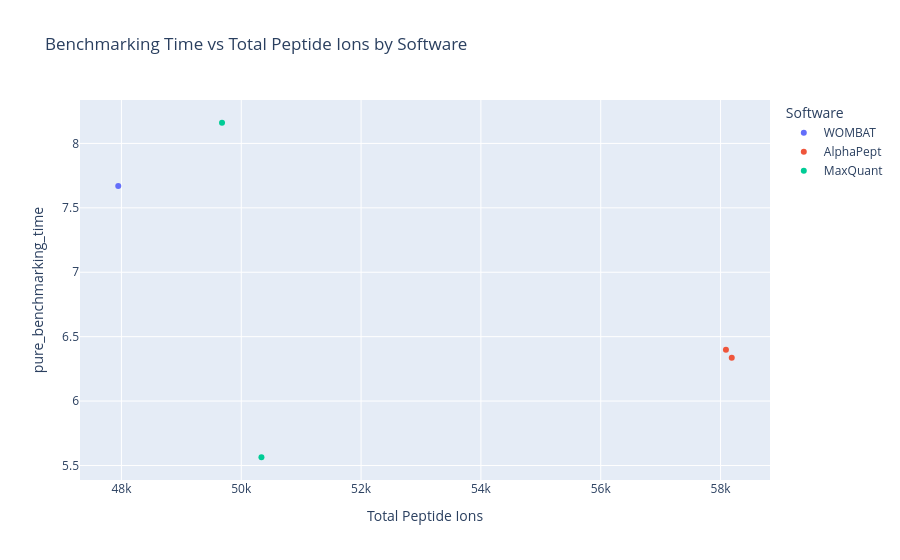

Notebook cell for this chart:
### Code cell
import plotly.express as px
import plotly.io as pio
pio.templates.default = "plotly"     # the default Plotly template


def create_scatter_plot(performance_df, x_column="total_peptide_ions", y_column="pure_benchmarking_time",
                        title="Benchmarking Time vs Total Peptide Ions by Software"):
    # Create the scatter plot
    fig = px.scatter(
        performance_df,
        x=x_column,
        y=y_column,
        color='software_name',
        labels={
            'total_peptide_ions': 'Total Peptide Ions',
            'benchmarking_time': 'Benchmarking Time (s)',
            'software_name': 'Software'
        },
        title=title
    )

    fig.update_layout(hovermode='closest')
    fig.show()

create_scatter_plot(performance_df, x_column="total_peptide_ions", y_column="pure_benchmarking_time")

### Figure 1 — Plotly figure (JSON) as saved in the notebook; plotly's stock layout.template omitted (floating-point values rounded to 4 significant figures)
{"data": [{"hovertemplate": "Software=WOMBAT<br>Total Peptide Ions=%{x}<br>pure_benchmarking_time=%{y}<extra></extra>", "legendgroup": "WOMBAT", "marker": {"color": "#636efa", "symbol": "circle"}, "mode": "markers", "name": "WOMBAT", "orientation": "v", "showlegend": true, "type": "scatter", "x": [47947], "xaxis": "x", "y": [7.669], "yaxis": "y"}, {"hovertemplate": "Software=AlphaPept<br>Total Peptide Ions=%{x}<br>pure_benchmarking_time=%{y}<extra></extra>", "legendgroup": "AlphaPept", "marker": {"color": "#EF553B", "symbol": "circle"}, "mode": "markers", "name": "AlphaPept", "orientation": "v", "showlegend": true, "type": "scatter", "x": [58187, 58090], "xaxis": "x", "y": [6.336, 6.398], "yaxis": "y"}, {"hovertemplate": "Software=MaxQuant<br>Total Peptide Ions=%{x}<br>pure_benchmarking_time=%{y}<extra></extra>", "legendgroup": "MaxQuant", "marker": {"color": "#00cc96", "symbol": "circle"}, "mode": "markers", "name": "MaxQuant", "orientation": "v", "showlegend": true, "type": "scatter", "x": [49679, 50337], "xaxis": "x", "y": [8.16, 5.564], "yaxis": "y"}], "layout": {"hovermode": "closest", "legend": {"title": {"text": "Software"}, "tracegroupgap": 0}, "title": {"text": "Benchmarking Time vs Total Peptide Ions by Software"}, "xaxis": {"anchor": "y", "domain": [0, 1], "title": {"text": "Total Peptide Ions"}}, "yaxis": {"anchor": "x", "domain": [0, 1], "title": {"text": "pure_benchmarking_time"}}}}
